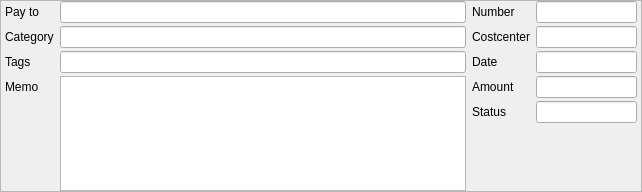
<?xml version="1.0" encoding="UTF-8"?>
<ui version="4.0">
 <class>NewTransactionForm</class>
 <widget class="QFrame" name="NewTransactionForm">
  <property name="geometry">
   <rect>
    <x>0</x>
    <y>0</y>
    <width>642</width>
    <height>192</height>
   </rect>
  </property>
  <property name="frameShape">
   <enum>QFrame::StyledPanel</enum>
  </property>
  <property name="frameShadow">
   <enum>QFrame::Raised</enum>
  </property>
  <layout class="QVBoxLayout" name="verticalLayout">
   <property name="leftMargin">
    <number>4</number>
   </property>
   <property name="topMargin">
    <number>0</number>
   </property>
   <property name="rightMargin">
    <number>4</number>
   </property>
   <property name="bottomMargin">
    <number>0</number>
   </property>
   <item>
    <layout class="QGridLayout" name="gridLayout" columnstretch="0,4,0,1">
     <property name="verticalSpacing">
      <number>3</number>
     </property>
     <item row="0" column="0">
      <widget class="QLabel" name="label">
       <property name="text">
        <string>Pay to</string>
       </property>
      </widget>
     </item>
     <item row="0" column="1">
      <widget class="QLineEdit" name="payeeEdit">
       <property name="readOnly">
        <bool>true</bool>
       </property>
      </widget>
     </item>
     <item row="0" column="2">
      <widget class="QLabel" name="label_4">
       <property name="text">
        <string>Number</string>
       </property>
      </widget>
     </item>
     <item row="0" column="3">
      <widget class="QLineEdit" name="numberEdit">
       <property name="readOnly">
        <bool>true</bool>
       </property>
      </widget>
     </item>
     <item row="1" column="0">
      <widget class="QLabel" name="label_2">
       <property name="text">
        <string>Category</string>
       </property>
      </widget>
     </item>
     <item row="1" column="1">
      <widget class="QLineEdit" name="accountEdit">
       <property name="readOnly">
        <bool>true</bool>
       </property>
      </widget>
     </item>
     <item row="1" column="2">
      <widget class="QLabel" name="label_8">
       <property name="text">
        <string>Costcenter</string>
       </property>
      </widget>
     </item>
     <item row="1" column="3">
      <widget class="QLineEdit" name="costCenterEdit">
       <property name="readOnly">
        <bool>true</bool>
       </property>
      </widget>
     </item>
     <item row="2" column="0">
      <widget class="QLabel" name="label_5">
       <property name="text">
        <string>Tags</string>
       </property>
      </widget>
     </item>
     <item row="2" column="1">
      <widget class="QLineEdit" name="tagEdit">
       <property name="readOnly">
        <bool>true</bool>
       </property>
      </widget>
     </item>
     <item row="2" column="2">
      <widget class="QLabel" name="label_6">
       <property name="text">
        <string>Date</string>
       </property>
      </widget>
     </item>
     <item row="2" column="3">
      <widget class="QLineEdit" name="dateEdit">
       <property name="readOnly">
        <bool>true</bool>
       </property>
      </widget>
     </item>
     <item row="3" column="0">
      <widget class="QLabel" name="label_3">
       <property name="text">
        <string>Memo</string>
       </property>
      </widget>
     </item>
     <item row="3" column="1" rowspan="3">
      <widget class="QPlainTextEdit" name="memoEdit">
       <property name="readOnly">
        <bool>true</bool>
       </property>
      </widget>
     </item>
     <item row="3" column="3">
      <widget class="QLineEdit" name="amountEdit">
       <property name="readOnly">
        <bool>true</bool>
       </property>
      </widget>
     </item>
     <item row="3" column="2">
      <widget class="QLabel" name="label_7">
       <property name="text">
        <string>Amount</string>
       </property>
      </widget>
     </item>
     <item row="4" column="2">
      <widget class="QLabel" name="label_9">
       <property name="text">
        <string>Status</string>
       </property>
      </widget>
     </item>
     <item row="4" column="3">
      <widget class="QLineEdit" name="statusEdit">
       <property name="readOnly">
        <bool>true</bool>
       </property>
      </widget>
     </item>
     <item row="5" column="3">
      <spacer name="verticalSpacer_2">
       <property name="orientation">
        <enum>Qt::Vertical</enum>
       </property>
       <property name="sizeHint" stdset="0">
        <size>
         <width>20</width>
         <height>18</height>
        </size>
       </property>
      </spacer>
     </item>
    </layout>
   </item>
  </layout>
 </widget>
 <resources/>
 <connections/>
</ui>
